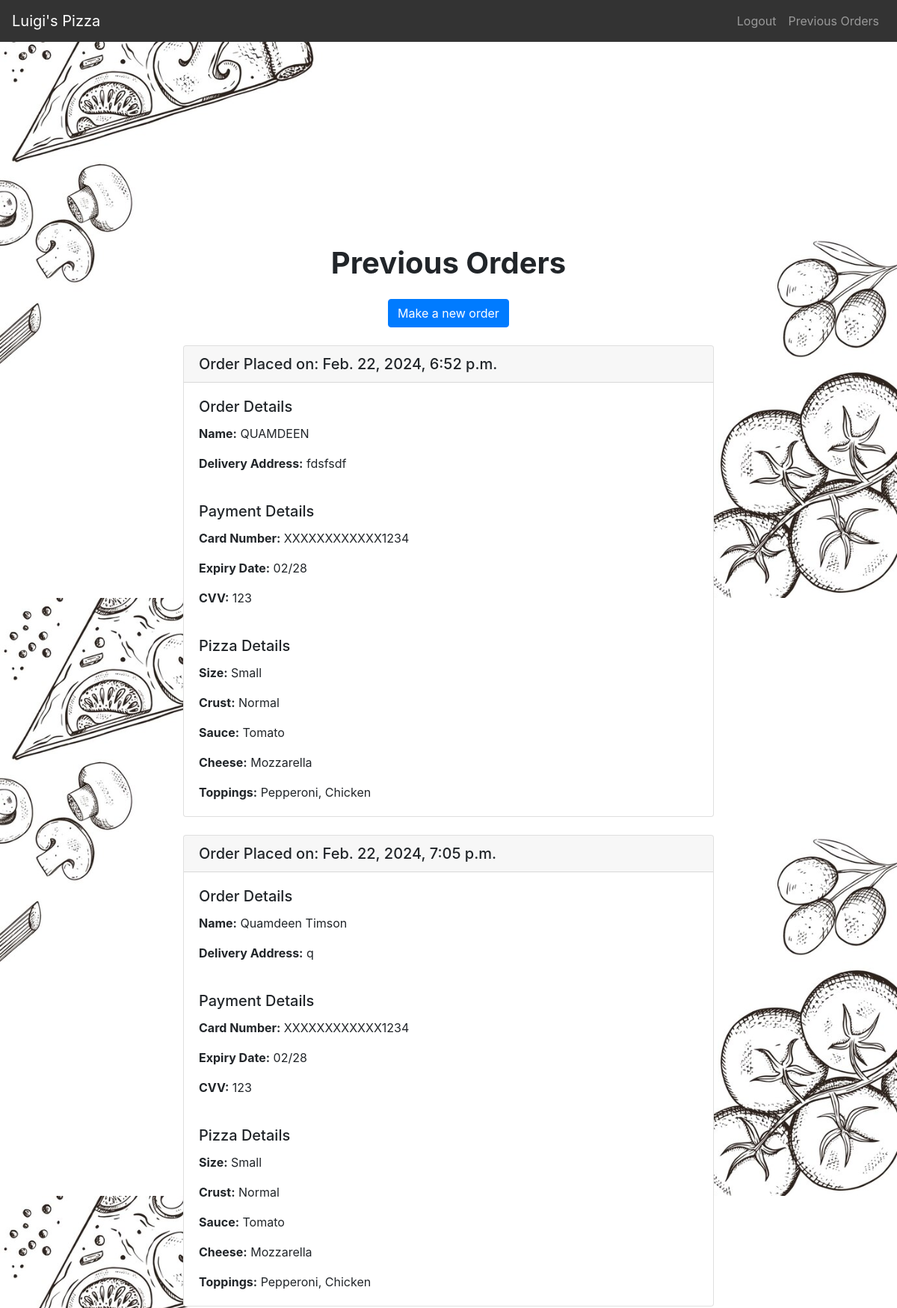
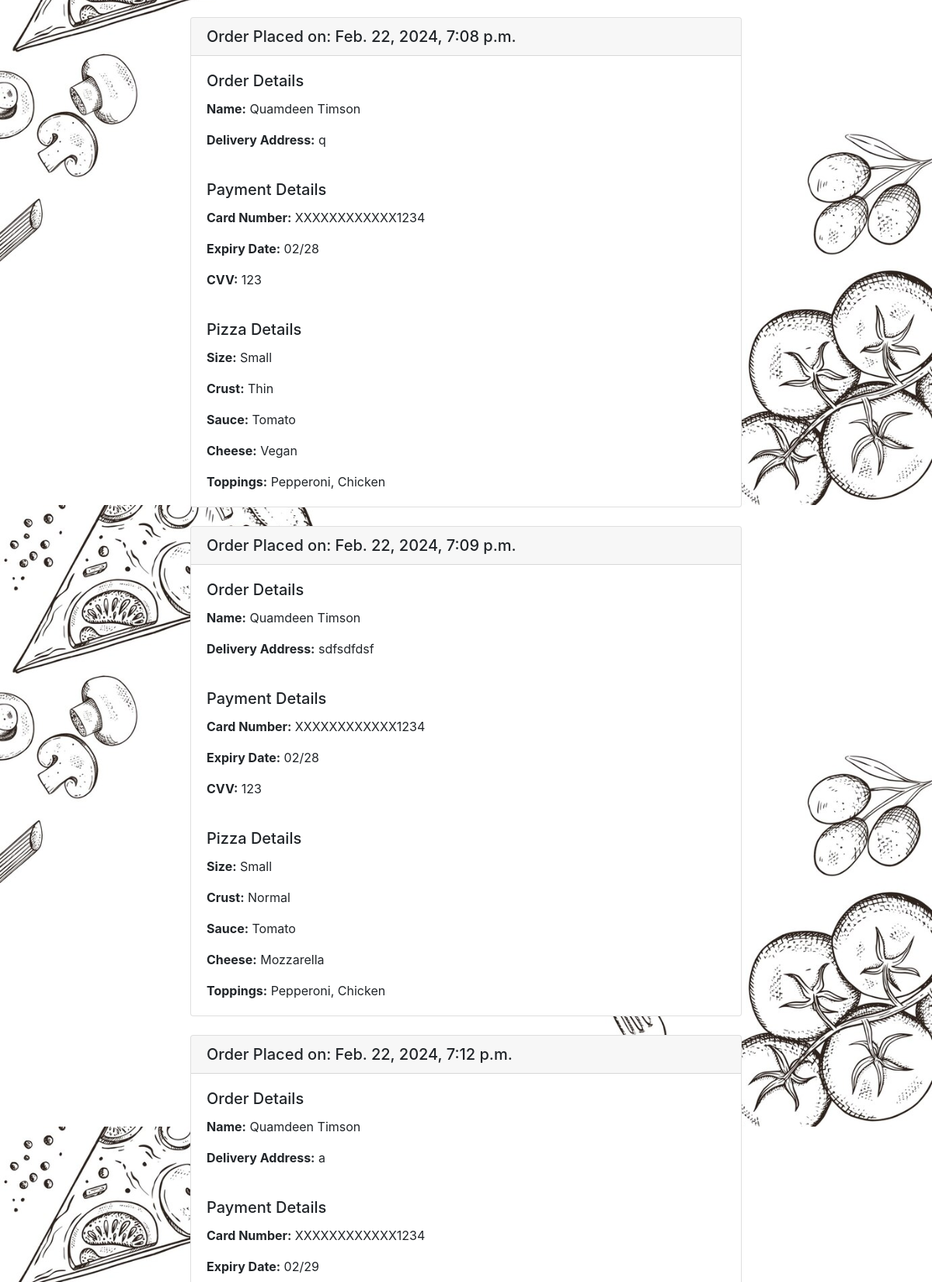
The page /previous_orders/ (signed in, upper part) on the database its author committed (2 pictures, top to bottom).
### Luigi_pizza/models.py (models this page shows, shortened)
class Order(models.Model):
    id = models.AutoField(primary_key=True)
    name = models.CharField(max_length=100)
    delivery_address = models.CharField(max_length=255)
    card_number = models.CharField(max_length=16, validators=[MinLengthValidator(16)])
    expiry_date = models.CharField(max_length=5, validators=[MinLengthValidator(5)])
    cvv = models.CharField(max_length=3, validators=[MinLengthValidator(3)])
    user = models.ForeignKey(User, on_delete=models.CASCADE, null=True)
    placed_at = models.DateTimeField(default=timezone.now)
    pizza = models.ForeignKey(Pizza, on_delete=models.CASCADE, null=True)

class Pizza(models.Model):
    id = models.AutoField(primary_key=True)
    pepperoni = models.BooleanField(default=False)
    chicken = models.BooleanField(default=False)
    ham = models.BooleanField(default=False)
    pineapple = models.BooleanField(default=False)
    peppers = models.BooleanField(default=False)
    mushrooms = models.BooleanField(default=False)
    onions = models.BooleanField(default=False)
    size = models.ForeignKey(Size, on_delete=models.CASCADE)
    crust = models.ForeignKey(Crust, on_delete=models.CASCADE)
    sauce = models.ForeignKey(Sauce, on_delete=models.CASCADE)
    cheese = models.ForeignKey(Cheese, on_delete=models.CASCADE)
    user = models.ForeignKey(User, on_delete=models.CASCADE, null=True)
    def selected_toppings(self):
        toppings = []
        if self.pepperoni:
            toppings.append('Pepperoni')
        if self.chicken:
            toppings.append('Chicken')
        if self.ham:
            toppings.append('Ham')
        if self.pineapple:
            toppings.append('Pineapple')
        if self.peppers:
            toppings.append('Peppers')
        if self.mushrooms:
            toppings.append('Mushrooms')
        if self.onions:
            toppings.append('Onions')
        return toppings

class Size(models.Model):
    id = models.AutoField(primary_key=True)
    size = models.CharField(max_length=50)
    def __str__(self):
        return f'{self.size}'

class Crust(models.Model):
    id = models.AutoField(primary_key=True)
    crust = models.CharField(max_length=50)
    def __str__(self):
        return f'{self.crust}'

class Sauce(models.Model):
    id = models.AutoField(primary_key=True)
    sauce = models.CharField(max_length=50)
    def __str__(self):
        return f'{self.sauce}'

class Cheese(models.Model):
    id = models.AutoField(primary_key=True)
    cheese = models.CharField(max_length=50)
    def __str__(self):
        return f'{self.cheese}'

### Luigi_pizza/views.py (the view)
# urls.py: path('previous_orders/', views.previous_orders, name='previous_orders'),
@login_required
def previous_orders(request):
    user = request.user
    orders = Order.objects.filter(user=user)
    for order in orders:
        card_number = order.card_number
        masked_card_number = "X" * 12 + card_number[-4:]  # Mask the first 12 numbers with "X"
        order.card_number = masked_card_number
    return render(request, 'previous_orders.html', {'orders': orders})

### Luigi_pizza/templates/previous_orders.html
{% extends 'base.html' %}
{% block content %}
<div class="container mt-5">
    <h1 class="text-center mb-4"><strong>Previous Orders</strong></h1>
    <div class="row justify-content-center">
        <div class="col-md-8">
            <div class="mb-4 text-center">
                <a href="{% url 'create_pizza' %}" class="btn btn-primary">Make a new order</a>
            </div>
            {% for order in orders %}
            <div class="card mb-4">
                <div class="card-header">
                    <h5 class="card-title mb-0">Order Placed on: {{ order.placed_at }}</h5>
                </div>
                <div class="card-body">
                    <h5 class="card-title">Order Details</h5>
                    <p class="card-text"><strong>Name:</strong> {{ order.name }}</p>
                    <p class="card-text"><strong>Delivery Address:</strong> {{ order.delivery_address }}</p>
                </div>
                <div class="card-body">
                    <h5 class="card-title">Payment Details</h5>
                    <p class="card-text"><strong>Card Number:</strong> {{ order.card_number }}</p>
                    <p class="card-text"><strong>Expiry Date:</strong> {{ order.expiry_date }}</p>
                    <p class="card-text"><strong>CVV:</strong> {{ order.cvv }}</p>
                </div>
                {% with pizza=order.pizza %}
                <div class="card-body">
                    <h5 class="card-title">Pizza Details</h5>
                    <p class="card-text"><strong>Size:</strong> {{ pizza.size }}</p>
                    <p class="card-text"><strong>Crust:</strong> {{ pizza.crust }}</p>
                    <p class="card-text"><strong>Sauce:</strong> {{ pizza.sauce }}</p>
                    <p class="card-text"><strong>Cheese:</strong> {{ pizza.cheese }}</p>
                    <p class="card-text"><strong>Toppings:</strong> {{ pizza.selected_toppings|join:", " }}</p>
                </div>
                {% endwith %}
            </div>
            {% endfor %}
        </div>
    </div>
</div>
{% endblock %}

### Luigi_pizza/templates/base.html (shortened to what this page needs)
{% load static %}
<!DOCTYPE html>
<html lang="en">
<head>
    <link rel="stylesheet" href="https://stackpath.bootstrapcdn.com/bootstrap/4.5.2/css/bootstrap.min.css">
    <link rel="stylesheet" href="{% static 'css/styles.css' %}">
</head>
<body class="d-flex flex-column vh-100">
    <header>
        <nav class="navbar navbar-expand-lg navbar-dark">
            <a class="navbar-brand" href="/">Luigi's Pizza</a>
            <div class="collapse navbar-collapse" id="navbarNav">
                <ul class="navbar-nav ml-auto">
                    {% if user.is_authenticated %}
                        <li class="nav-item">
                            <a class="nav-link" href="/logout">Logout</a>
                        </li>
                        <li class="nav-item">
                            <a class="nav-link" href="/previous_orders">Previous Orders</a>
                        </li>
                    {% endif %}
                </ul>
            </div>
        </nav>
    </header>
    <div class="container mt-4">
        {% block content %}
        {% endblock %}
    </div>
</body>
</html>

### Luigi_pizza/static/CSS/styles.css (style rules this page uses)
body { display: flex; flex-direction: column; min-height: 100vh; }
.container.mt-4 { flex: 1; }

### rows shown on the page
Order: placed_at "Feb. 22, 2024, 6:52 p.m.", name "QUAMDEEN", delivery_address "fdsfsdf", card_number "XXXXXXXXXXXX1234", expiry_date "02/28", cvv "123", pizza.size "Small", pizza.crust "Normal", pizza.sauce "Tomato", pizza.cheese "Mozzarella", pizza.selected_toppings "Pepperoni, Chicken"
Order: placed_at "Feb. 22, 2024, 7:05 p.m.", name "Quamdeen Timson", delivery_address "q", card_number "XXXXXXXXXXXX1234", expiry_date "02/28", cvv "123", pizza.size "Small", pizza.crust "Normal", pizza.sauce "Tomato", pizza.cheese "Mozzarella", pizza.selected_toppings "Pepperoni, Chicken"
Order: placed_at "Feb. 22, 2024, 7:08 p.m.", name "Quamdeen Timson", delivery_address "q", card_number "XXXXXXXXXXXX1234", expiry_date "02/28", cvv "123", pizza.size "Small", pizza.crust "Thin", pizza.sauce "Tomato", pizza.cheese "Vegan", pizza.selected_toppings "Pepperoni, Chicken"
Order: placed_at "Feb. 22, 2024, 7:09 p.m.", name "Quamdeen Timson", delivery_address "sdfsdfdsf", card_number "XXXXXXXXXXXX1234", expiry_date "02/28", cvv "123", pizza.size "Small", pizza.crust "Normal", pizza.sauce "Tomato", pizza.cheese "Mozzarella", pizza.selected_toppings "Pepperoni, Chicken"
Order: placed_at "Feb. 22, 2024, 7:12 p.m.", name "Quamdeen Timson", delivery_address "a", card_number "XXXXXXXXXXXX1234", expiry_date "02/29"
